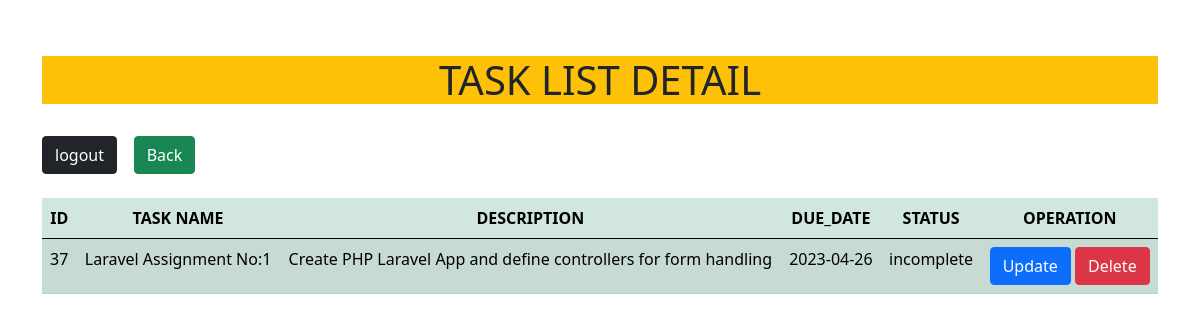
Page /task.php?id=37 on the committed database.
### tables this page shows
CREATE TABLE `tasks` (
  `Tid` int(11) NOT NULL,
  `name` varchar(255) NOT NULL,
  `description` text NOT NULL,
  `due_date` date NOT NULL,
  `status` tinyint(4) NOT NULL DEFAULT 0
);

### task.php (the view, shortened to what this page needs)
<!DOCTYPE html>
<html lang="en">
<head>
    <link href="https://cdn.jsdelivr.net/npm/bootstrap@5.0.2/dist/css/bootstrap.min.css" rel="stylesheet">
</head>
<body>
<div class="container mt-2"><br><br>
<h1 class="text-center  bg-warning">TASK LIST DETAIL</h1><br>
<form action="logout.php" class="text-center d-flex" style="float: left;" method="post">
    <button type="submit" class="btn btn-dark" name="logout" >logout</button>
</form>
<form action="TaskTable.php" class="text-center d-flex" method="post">
      <button type="submit" class="btn btn-success" name="logout" >
          <a href="tms.php" class="text-white text-decoration-none">Back</a>
      </button>
</form>
<br>
<?php
        include "config.php";
            $id = $_GET['id'];
            $fetch = "SELECT * FROM tasks WHERE Tid = '$id'";
            $res = mysqli_query($conn, $fetch);
        ?>
            <table class="table table-striped table-success table-hover text-center">
                <thead>
                    <tr>
                        <th>ID</th>
                        <th>TASK NAME</th>
                        <th>DESCRIPTION</th>
                        <th>DUE_DATE</th>
                        <th>STATUS</th>
                        <th>OPERATION</th>
                    </tr>
                </thead>
                <tbody>
                    <?php while ($row = mysqli_fetch_assoc($res)) {  ?>
                        <tr>
                            <td><?php echo $row["Tid"] ?></td>
                            <td><?php echo $row["name"] ?></td>
                            <td><?php echo $row["description"] ?></td>
                            <td><?php echo $row["due_date"] ?></td>
                            <td><?php if($row["status"]==0){
                                    echo "incomplete";
                                }else{
                                  echo "complete";
                                }  ?>
                            </td>
                            <td>
                                <button class="btn btn-primary">
                                    <a href="update.php?id=<?php echo $row["Tid"] ?>" class="text-white text-decoration-none"> Update
                                    </a>
                                </button>
                                <button class="btn btn-danger">
                                    <a href="delete.php?id=<?php echo $row["Tid"] ?>" class="text-white text-decoration-none"> Delete</a>
                                </button>
                            </td>
                        </tr>
                    <?php       }    ?>
                </tbody>
            </table>
<br>
    </div>
<br>
</body>
</html>

### rows in the picture
tasks: Tid "37", name "Laravel Assignment No:1", description "Create PHP Laravel App and define controllers for form handling", due_date "2023-04-26", status "incomplete"
